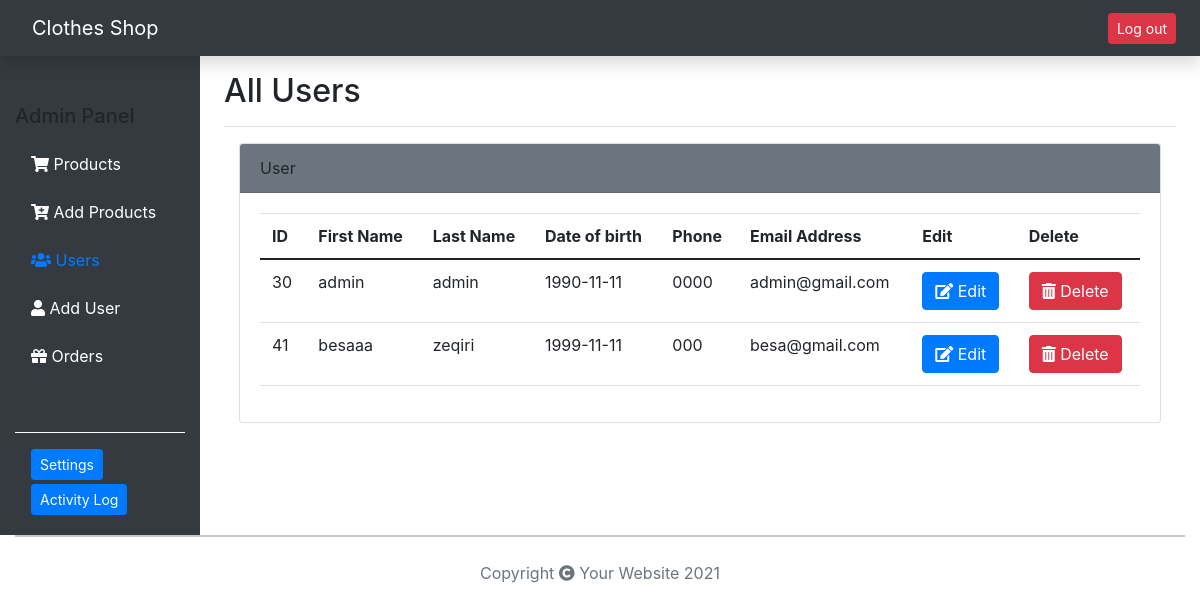
/clients.php, run on the app's committed database.
### tables this page shows
CREATE TABLE `clients` (
  `id` int(11) NOT NULL,
  `firstname` varchar(30) DEFAULT NULL,
  `lastname` varchar(30) DEFAULT NULL,
  `date` date DEFAULT NULL,
  `phone` varchar(20) DEFAULT NULL,
  `email` varchar(150) DEFAULT NULL,
  `password` varchar(255) DEFAULT NULL,
  `account_number` varchar(255) NOT NULL,
  `role` bit(1) DEFAULT NULL
);

### lib/Database.php (called while the page is built, shortened)
<?php
abstract class Database{
    private $host = 'localhost';
    private $user = 'root';
    private $password = '';
    private $dbname = 'clothes';
    private function connectDB(){
        try {
            $dsn = "mysql:host=" . $this->host . ";dbname=" . $this->dbname;
            $pdo = new PDO($dsn, $this->user, $this->password);
            $pdo->setAttribute(PDO::ATTR_ERRMODE, PDO::ERRMODE_EXCEPTION);
            return $pdo;
        } catch (Exception $e){
            echo "Lidhja me bazen e shenimeve deshtoi " . $e->getMessage();
        }
    }
    public function prepare($sql){
        return $this->connectDB()->prepare($sql);
    }
    public function getClassName(){
        $class_name = new ReflectionClass($this);
        return $class_name = ucfirst($class_name->getShortName());
    }
    public function get_all(){
        $sql = "SELECT * FROM " . static::$db_table;
        $stmt = $this->prepare($sql);
        $stmt->execute();
        $stmt->setFetchMode(PDO::FETCH_CLASS, __NAMESPACE__ . "\\{$this->getClassName()}");
        $result = $stmt->fetchAll();
        return $result;
    }
}
?>

### lib/Client.php (called while the page is built, shortened)
<?php
include_once 'Database.php';
class Client extends Database{
    private $id;
    private $firstname;
    private $lastname;
    private $date;
    private $phone;
    private $email;
    public function getId(){
        return $this->id;
    }
    public function getFirstname(){
        return $this->firstname;
    }
    public function getLastname(){
        return $this->lastname;
    }
    public function getDate(){
        return $this->date;
    }
    public function getPhone(){
        return $this->phone;
    }
    public function getEmail(){
        return $this->email;
    }
}
?>

### clients.php (the view, shortened to what this page needs)
<html lang="en">
<head>
    <link href="https://cdn.jsdelivr.net/npm/bootstrap@5.0.0-beta1/dist/css/bootstrap.min.css" rel="stylesheet">
    <link rel="stylesheet" href="https://cdnjs.cloudflare.com/ajax/libs/twitter-bootstrap/4.5.2/css/bootstrap.css">
    <link rel="stylesheet" href="https://cdn.datatables.net/1.10.22/css/dataTables.bootstrap4.min.css">
    <link rel="stylesheet" href="https://cdn.datatables.net/responsive/2.2.6/css/responsive.bootstrap4.min.css">
    <link rel="stylesheet" href="https://cdnjs.cloudflare.com/ajax/libs/font-awesome/5.15.1/css/all.min.css">
</head>
<body>
    <header class="navbar navbar-dark sticky-top bg-dark shadow">
        <a class="navbar-brand col-md-3 col-lg-2 px-3" href="#">Clothes Shop</a>
        <a href="logout.php" class=" btn btn-danger btn-sm pl-2 mr-2">Log out</a>
  </header>
    <div class="container-fluid">
        <div class="row">
            <nav id="sidebarMenu" class="col-md-3 col-lg-2 d-md-block bg-dark">
                <div class="position-sticky pt-5">
                    <ul class="nav flex-column">
                    <li class="nav-item  mb-2">
                             <h5> Admin Panel</h5>
                        </li>
                        <li class="nav-item mb-2">
                            <a class="nav-link  text-white" href="admin.php">
                                <i class="fas fa-shopping-cart"></i>
                                Products
                            </a>
                        </li>
                        <li class="nav-item  mb-2">
                            <a class="nav-link  text-white" href="add_product.php">
                                <i class="fas fa-cart-plus"></i>
                                Add Products
                            </a>
                        </li>
                     <li class="nav-item  mb-2">
                            <a class="nav-link active" href="#">
                                <i class="fas fa-users"></i>
                                Users
                            </a>
                        </li>
                        <li class="nav-item  mb-2">
                            <a class="nav-link  text-white" href="add_client.php">
                                <i class="fas fa-user"></i>
                                Add User
                            </a>
                        </li>
                        <li class="nav-item  mb-2">
                            <a class="nav-link text-white" href="orders.php">
                                <i class="fas fa-gift"></i>
                                  Orders
                            </a>
                        </li>
                        </ul>
                    <div class="border-top border-light p-3  mt-5">
                    <a href="#" class=" btn btn-primary btn-sm pl-2 mr-2">Settings</a>
                    <a href="#" class=" btn btn-primary btn-sm pl-2 mr-2 my-1">Activity Log</a>
                </div>
            </div>
        </nav>
            <main class="col-md-9 ms-sm-auto col-lg-10 px-md-4">
                <div class="d-flex justify-content-between flex-wrap flex-md-nowrap align-items-center pt-3 pb-2 mb-3 border-bottom">
                    <h1 class="h2">All Users</h1>
                </div>
                <div class="container">
                    <div class="row justify-content-md-center">
                        <div class="col-md-12">
                            <div class="card">
                                <div class="card-header bg-secondary">
                                    User
                                </div>
                                <div class="card-body">
                                    <table id="example" class="table responsive sm" style="width:100%">
                                        <thead>
                                            <tr>
                                                <th>ID</th>
                                                <th>First Name</th>
                                                <th>Last Name</th>
                                                <th>Date of birth</th>
                                                <th>Phone</th>
                                                <th>Email Address</th>
                                                <th>Edit</th>
                                                <th>Delete</th>
                                            </tr>
                                        </thead>
                                        <tbody>
                                                    <?php
                                                    $client = new Client();
                                                    foreach ($client->get_all() as $c){
                                                        echo "<tr>";
                                                        echo "<td> " . $c->getId() . "</td>";
                                                        echo "<td> " . $c->getFirstname() . "</td>";
                                                        echo "<td> " . $c->getLastname() . "</td>";
                                                        echo "<td> " . $c->getDate() . "</td>";
                                                        echo "<td> " . $c->getPhone() . "</td>";
                                                        echo "<td> " . $c->getEmail() . "</td>";
                                                        echo "<td> <a href='edit_client.php?id=".$c->getId()."' class ='btn btn-primary'><i class ='fa fa-edit'></i> Edit </a></td>";
                                                        echo "<td> <a href='delete_client.php?id=".$c->getId()."' class ='btn btn-danger'><i class ='fa fa-trash-alt'></i> Delete </a></td>";
                                                        echo " </tr>";
                                                    }
                                                    ?>
                                        </tbody>
                                    </table>
                                </div>
                            </div>
                        </div>
                    </div>
                </div>
                </div>
                <hr class=" my-0">
        <footer class="">
             <p class=" text-center text-muted my-4">Copyright <i class="fa fa-copyright"></i> Your Website 2021</p>
        </footer>
</body>
</html>

### data on the page
clients: id "30", firstname "admin", lastname "admin", date "1990-11-11", phone "0000", email "admin@gmail.com"
clients: id "41", firstname "besaaa", lastname "zeqiri", date "1999-11-11", phone "000", email "besa@gmail.com"
